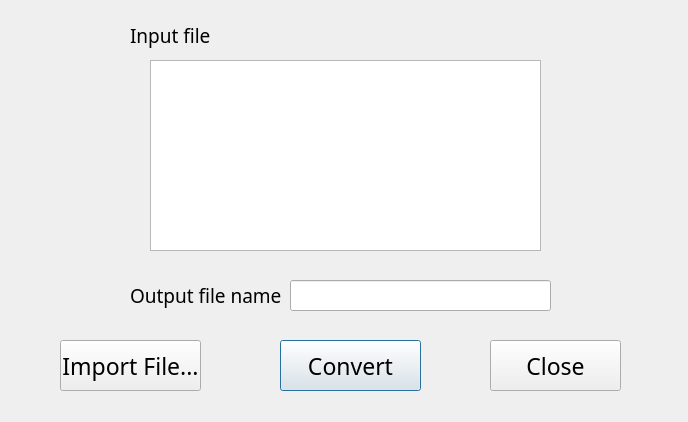
<?xml version="1.0" encoding="UTF-8"?>
<ui version="4.0">
 <class>Dialog</class>
 <widget class="QDialog" name="Dialog">
  <property name="geometry">
   <rect>
    <x>0</x>
    <y>0</y>
    <width>688</width>
    <height>422</height>
   </rect>
  </property>
  <property name="windowTitle">
   <string>Excel Converter</string>
  </property>
  <widget class="QPushButton" name="convert_btn">
   <property name="geometry">
    <rect>
     <x>280</x>
     <y>340</y>
     <width>141</width>
     <height>51</height>
    </rect>
   </property>
   <property name="font">
    <font>
     <family>Yu Gothic Light</family>
     <pointsize>17</pointsize>
    </font>
   </property>
   <property name="text">
    <string>Convert</string>
   </property>
  </widget>
  <widget class="QPushButton" name="close_btn">
   <property name="geometry">
    <rect>
     <x>490</x>
     <y>340</y>
     <width>131</width>
     <height>51</height>
    </rect>
   </property>
   <property name="font">
    <font>
     <family>Yu Gothic Light</family>
     <pointsize>17</pointsize>
    </font>
   </property>
   <property name="text">
    <string>Close</string>
   </property>
  </widget>
  <widget class="QListWidget" name="files">
   <property name="geometry">
    <rect>
     <x>150</x>
     <y>60</y>
     <width>391</width>
     <height>191</height>
    </rect>
   </property>
  </widget>
  <widget class="QPushButton" name="import_btn">
   <property name="geometry">
    <rect>
     <x>60</x>
     <y>340</y>
     <width>141</width>
     <height>51</height>
    </rect>
   </property>
   <property name="font">
    <font>
     <family>Yu Gothic Light</family>
     <pointsize>17</pointsize>
    </font>
   </property>
   <property name="text">
    <string>Import File...</string>
   </property>
  </widget>
  <widget class="QLineEdit" name="output_name">
   <property name="geometry">
    <rect>
     <x>290</x>
     <y>280</y>
     <width>261</width>
     <height>31</height>
    </rect>
   </property>
  </widget>
  <widget class="QLabel" name="label">
   <property name="geometry">
    <rect>
     <x>130</x>
     <y>280</y>
     <width>151</width>
     <height>31</height>
    </rect>
   </property>
   <property name="font">
    <font>
     <family>Yu Gothic Light</family>
     <pointsize>14</pointsize>
    </font>
   </property>
   <property name="text">
    <string>Output file name</string>
   </property>
  </widget>
  <widget class="QLabel" name="label_2">
   <property name="geometry">
    <rect>
     <x>130</x>
     <y>20</y>
     <width>81</width>
     <height>31</height>
    </rect>
   </property>
   <property name="font">
    <font>
     <family>Yu Gothic Light</family>
     <pointsize>14</pointsize>
    </font>
   </property>
   <property name="text">
    <string>Input file</string>
   </property>
  </widget>
 </widget>
 <resources/>
 <connections>
  <connection>
   <sender>close_btn</sender>
   <signal>clicked()</signal>
   <receiver>Dialog</receiver>
   <slot>close()</slot>
   <hints>
    <hint type="sourcelabel">
     <x>655</x>
     <y>445</y>
    </hint>
    <hint type="destinationlabel">
     <x>410</x>
     <y>275</y>
    </hint>
   </hints>
  </connection>
 </connections>
</ui>
